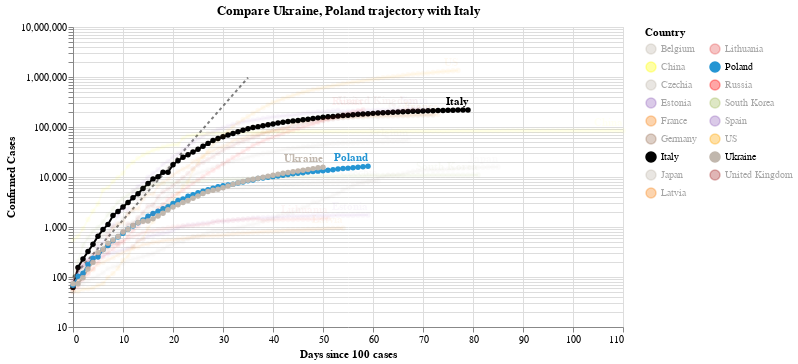

Notebook code for this chart:
### Code cell
#hide_input
chart2 = make_since_chart(dff2, ['Ukraine', 'Poland'], baseline_countries)
chart2

### Figure 1 — Vega-Lite specification as saved in the notebook (floating-point values rounded to 4 significant figures; data arrays with more than 128 entries replaced by an {"elided": "..."} marker saying what was removed)
{"config": {"view": {"continuousWidth": 400, "continuousHeight": 300}}, "layer": [{"data": {"name": "data-628230001892d6798b50651be41d1b3e"}, "mark": {"type": "line", "color": "black", "opacity": 0.5, "strokeDash": [3, 3]}, "encoding": {"x": {"type": "quantitative", "field": "Days since 100 cases"}, "y": {"type": "quantitative", "field": "Confirmed Cases"}}}, {"data": {"name": "data-1b4cd4ab76580c197477146706053b0c"}, "mark": {"type": "line", "point": true}, "encoding": {"color": {"type": "nominal", "field": "Country", "legend": {"columns": 2}, "scale": {"domain": ["Belgium", "China", "Czechia", "Estonia", "France", "Germany", "Italy", "Japan", "Latvia", "Lithuania", "Poland", "Russia", "South Korea", "Spain", "US", "Ukraine", "United Kingdom"], "range": ["#C1B7AD", "yellow", "#C1B7AD", "#9467bd", "#F58518", "#9D755D", "black", "#C1B7AD", "#F58518", "#E45756", "#2495D3", "red", "#A1BA59", "#9467bd", "orange", "#C1B7AD", "brown"]}}, "opacity": {"condition": {"value": 1, "selection": "selector011"}, "value": 0.05}, "tooltip": [{"type": "nominal", "field": "Country"}, {"type": "temporal", "field": "Date"}, {"type": "quantitative", "field": "Confirmed Cases"}, {"type": "quantitative", "field": "Days since 100 cases"}], "x": {"type": "quantitative", "field": "Days since 100 cases"}, "y": {"type": "quantitative", "field": "Confirmed Cases", "scale": {"type": "log"}}}, "selection": {"selector011": {"type": "multi", "fields": ["Country"], "bind": "legend", "init": [{"Country": "Ukraine"}, {"Country": "Poland"}, {"Country": "Italy"}]}}, "width": 550}, {"data": {"name": "data-1b4cd4ab76580c197477146706053b0c"}, "mark": {"type": "text", "align": "right", "dy": -8, "fontWeight": "bold"}, "encoding": {"color": {"type": "nominal", "field": "Country", "legend": {"columns": 2}, "scale": {"domain": ["Belgium", "China", "Czechia", "Estonia", "France", "Germany", "Italy", "Japan", "Latvia", "Lithuania", "Poland", "Russia", "South Korea", "Spain", "US", "Ukraine", "United Kingdom"], "range": ["#C1B7AD", "yellow", "#C1B7AD", "#9467bd", "#F58518", "#9D755D", "black", "#C1B7AD", "#F58518", "#E45756", "#2495D3", "red", "#A1BA59", "#9467bd", "orange", "#C1B7AD", "brown"]}}, "opacity": {"condition": {"value": 1, "selection": "selector011"}, "value": 0.05}, "text": {"type": "nominal", "field": "Country"}, "tooltip": [{"type": "nominal", "field": "Country"}, {"type": "temporal", "field": "Date"}, {"type": "quantitative", "field": "Confirmed Cases"}, {"type": "quantitative", "field": "Days since 100 cases"}], "x": {"type": "quantitative", "field": "Days since 100 cases"}, "y": {"type": "quantitative", "field": "Confirmed Cases", "scale": {"type": "log"}}}, "transform": [{"filter": "(datum['Date'] >= 1589155200000)"}], "width": 550}], "title": "Compare Ukraine, Poland trajectory with Italy", "$schema": "https://vega.github.io/schema/vega-lite/v4.0.2.json", "datasets": {"data-628230001892d6798b50651be41d1b3e": [{"Days since 100 cases": 0, "Confirmed Cases": 100.0}, {"Days since 100 cases": 1, "Confirmed Cases": 130.0}, {"Days since 100 cases": 2, "Confirmed Cases": 169.0}, {"Days since 100 cases": 3, "Confirmed Cases": 219.7}, {"Days since 100 cases": 4, "Confirmed Cases": 285.6}, {"Days since 100 cases": 5, "Confirmed Cases": 371.3}, {"Days since 100 cases": 6, "Confirmed Cases": 482.7}, {"Days since 100 cases": 7, "Confirmed Cases": 627.5}, {"Days since 100 cases": 8, "Confirmed Cases": 815.7}, {"Days since 100 cases": 9, "Confirmed Cases": 1060.0}, {"Days since 100 cases": 10, "Confirmed Cases": 1379.0}, {"Days since 100 cases": 11, "Confirmed Cases": 1792.0}, {"Days since 100 cases": 12, "Confirmed Cases": 2330.0}, {"Days since 100 cases": 13, "Confirmed Cases": 3029.0}, {"Days since 100 cases": 14, "Confirmed Cases": 3937.0}, {"Days since 100 cases": 15, "Confirmed Cases": 5119.0}, {"Days since 100 cases": 16, "Confirmed Cases": 6654.0}, {"Days since 100 cases": 17, "Confirmed Cases": 8650.0}, {"Days since 100 cases": 18, "Confirmed Cases": 11250.0}, {"Days since 100 cases": 19, "Confirmed Cases": 14620.0}, {"Days since 100 cases": 20, "Confirmed Cases": 19000.0}, {"Days since 100 cases": 21, "Confirmed Cases": 24710.0}, {"Days since 100 cases": 22, "Confirmed Cases": 32120.0}, {"Days since 100 cases": 23, "Confirmed Cases": 41750.0}, {"Days since 100 cases": 24, "Confirmed Cases": 54280.0}, {"Days since 100 cases": 25, "Confirmed Cases": 70560.0}, {"Days since 100 cases": 26, "Confirmed Cases": 91730.0}, {"Days since 100 cases": 27, "Confirmed Cases": 119300.0}, {"Days since 100 cases": 28, "Confirmed Cases": 155000.0}, {"Days since 100 cases": 29, "Confirmed Cases": 201500.0}, {"Days since 100 cases": 30, "Confirmed Cases": 262000.0}, {"Days since 100 cases": 31, "Confirmed Cases": 340600.0}, {"Days since 100 cases": 32, "Confirmed Cases": 442800.0}, {"Days since 100 cases": 33, "Confirmed Cases": 575600.0}, {"Days since 100 cases": 34, "Confirmed Cases": 748300.0}, {"Days since 100 cases": 35, "Confirmed Cases": 972800.0}], "data-1b4cd4ab76580c197477146706053b0c": {"elided": "1193 records"}}}
